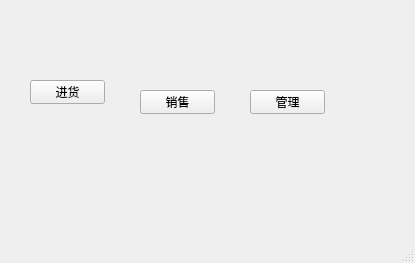
<?xml version="1.0" encoding="UTF-8"?>
<ui version="4.0">
 <class>MainWindow</class>
 <widget class="QMainWindow" name="MainWindow">
  <property name="geometry">
   <rect>
    <x>0</x>
    <y>0</y>
    <width>415</width>
    <height>263</height>
   </rect>
  </property>
  <property name="windowTitle">
   <string>MainWindow</string>
  </property>
  <widget class="QWidget" name="centralwidget">
   <widget class="QPushButton" name="buyButton">
    <property name="geometry">
     <rect>
      <x>30</x>
      <y>80</y>
      <width>75</width>
      <height>24</height>
     </rect>
    </property>
    <property name="text">
     <string>进货</string>
    </property>
   </widget>
   <widget class="QPushButton" name="saleButton">
    <property name="geometry">
     <rect>
      <x>140</x>
      <y>90</y>
      <width>75</width>
      <height>24</height>
     </rect>
    </property>
    <property name="text">
     <string>销售</string>
    </property>
   </widget>
   <widget class="QPushButton" name="manage">
    <property name="geometry">
     <rect>
      <x>250</x>
      <y>90</y>
      <width>75</width>
      <height>24</height>
     </rect>
    </property>
    <property name="text">
     <string>管理</string>
    </property>
   </widget>
  </widget>
  <widget class="QMenuBar" name="menubar">
   <property name="geometry">
    <rect>
     <x>0</x>
     <y>0</y>
     <width>415</width>
     <height>22</height>
    </rect>
   </property>
  </widget>
  <widget class="QStatusBar" name="statusbar"/>
 </widget>
 <resources/>
 <connections/>
</ui>
